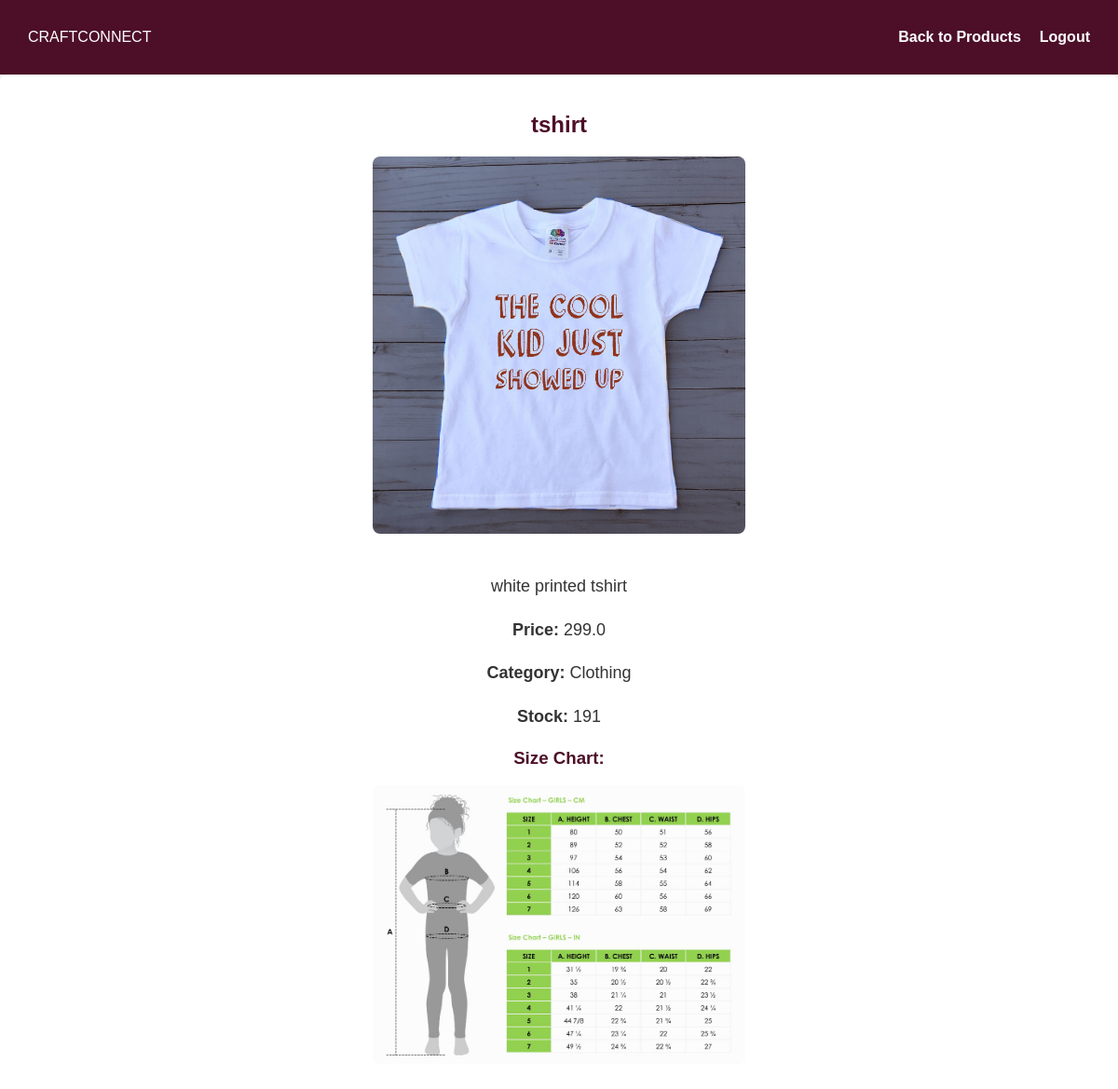
The app's page /view_product/1 (signed in), older data.
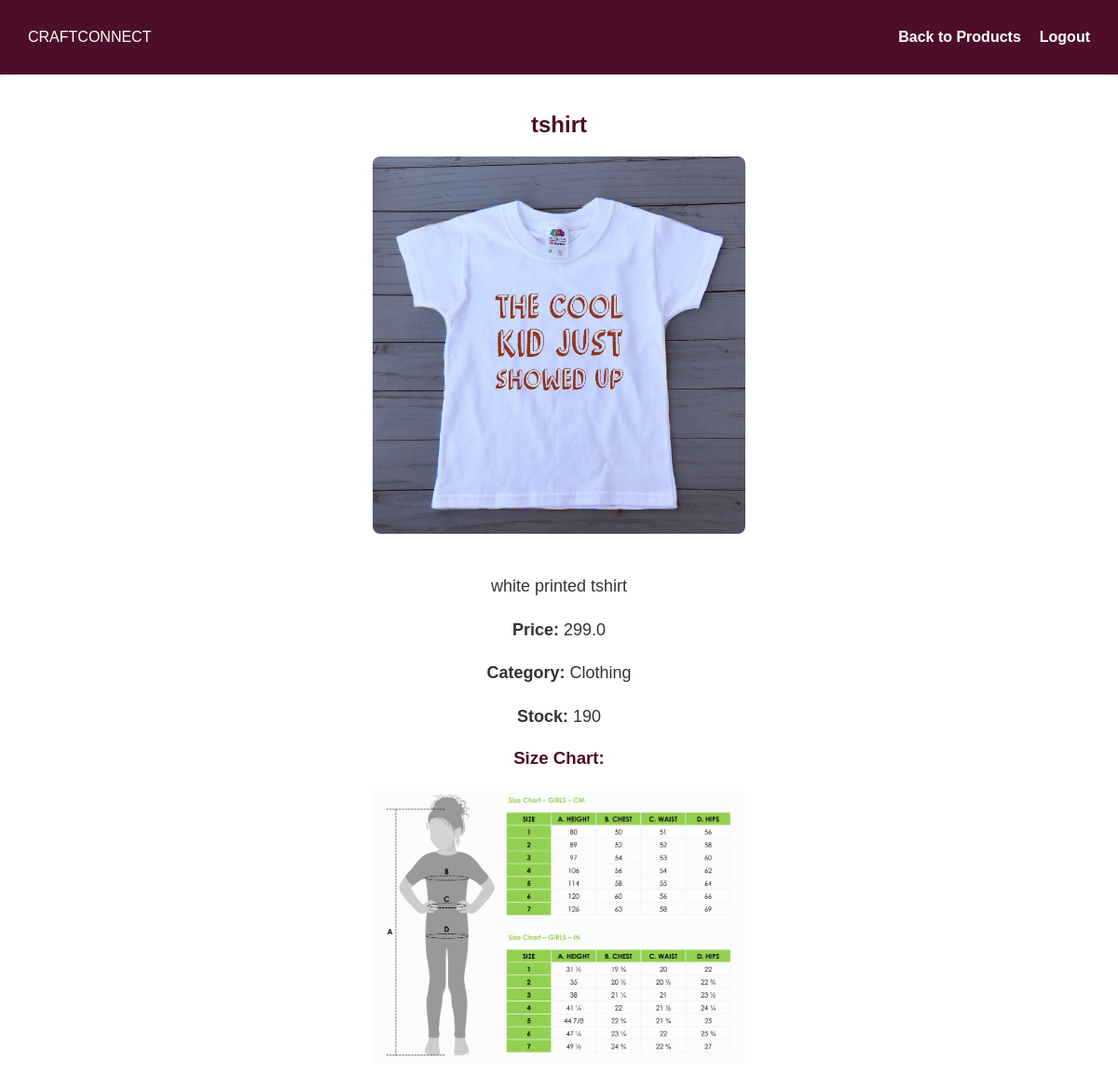
The same page, newer data.
### tables this page shows
CREATE TABLE products (
            id INTEGER PRIMARY KEY AUTOINCREMENT,
            name TEXT NOT NULL,
            description TEXT NOT NULL,
            price REAL NOT NULL,
            image TEXT NOT NULL,
            manufacturer_id INTEGER, approved INTEGER DEFAULT 0, category TEXT, stock_limit INTEGER DEFAULT NULL, size_chart TEXT,
            FOREIGN KEY (manufacturer_id) REFERENCES users (id)
        );

### app.py (the view)
@app.route('/view_product/<int:product_id>')
def view_product(product_id):
    if "user_id" not in session or session["user_type"] != "manufacturer":
        return redirect(url_for("login"))
    conn = sqlite3.connect("craftconnect.db")
    conn.row_factory = sqlite3.Row
    cursor = conn.cursor()
    cursor.execute("SELECT * FROM products WHERE id = ?", (product_id,))
    product = cursor.fetchone()
    conn.close()
    if not product:
        return "Product not found", 404
    return render_template("view_product.html", product=product)

### templates/view_product.html (shortened to what this page needs)
<!DOCTYPE html>
<html lang="en">
<head>
    <link rel="stylesheet" href="{{ url_for('static', filename='css/styles.css') }}">
</head>
<body>
    <nav class="navbar">
        <div class="logo">CRAFTCONNECT</div>
        <ul class="nav-links">
            <li><a href="{{ url_for('manage_products') }}">Back to Products</a></li>
            <li><a href="{{ url_for('logout') }}">Logout</a></li>
        </ul>
    </nav>
    <section class="product-details">
        <h2>{{ product['name'] }}</h2>
        <img src="{{ url_for('static', filename='uploads/' + product['image']) }}" alt="{{ product['name'] }}">
        <p>{{ product['description'] }}</p>
        <p><strong>Price:</strong> {{ product['price'] }}</p>
        <p><strong>Category:</strong> {{ product['category'] }}</p>
        <p><strong>Stock:</strong>
            {% if product['stock_limit'] is not none and product['stock_limit'] > 0 %}
                 {{ product['stock_limit'] }}
            {% elif product['stock_limit'] == 0 %}
                Out of Stock
            {% else %}
                Stock: Unlimited
            {% endif %}
        </p>
        {% if product['size_chart'] %}
            <h3>Size Chart:</h3>
            <img src="{{ url_for('static', filename='uploads/' + product['size_chart']) }}" alt="Size Chart">
        {% endif %}
    </section>
</body>
</html>

Row changes from the older to the newer data that the page shows:
changed products "tshirt": stock_limit "191" → "190"
